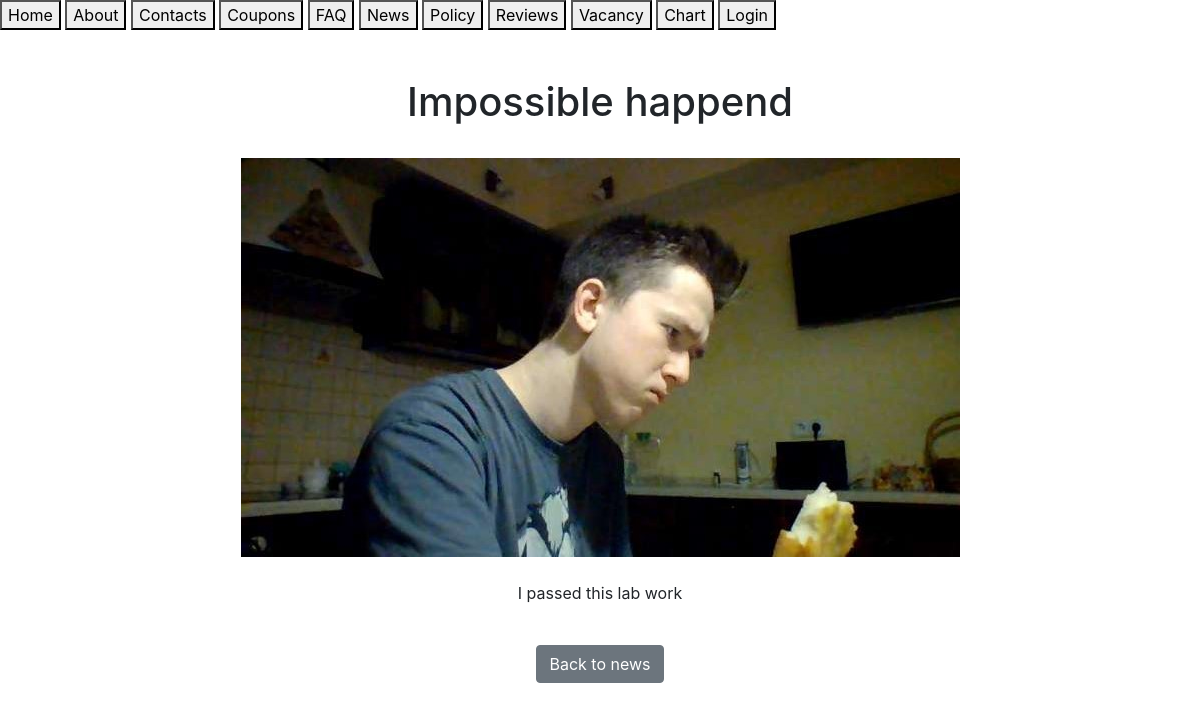
The page /news_detailed/1/ on the database as committed earlier.
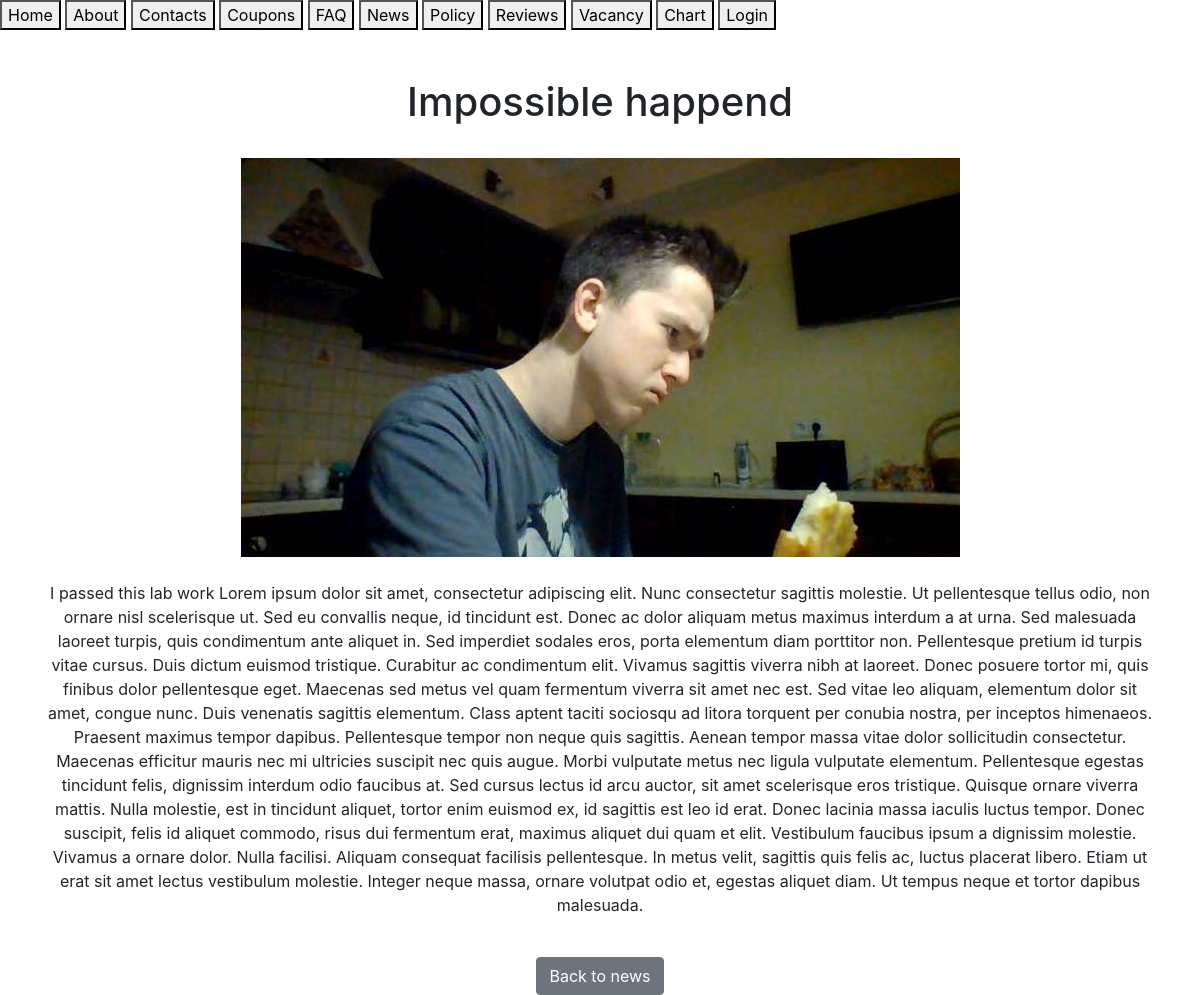
The same page on the database as committed later.
### base/models.py (models this page shows, shortened)
class New(models.Model):
    title = models.CharField(max_length=100, null=False)
    description = models.TextField(null=False)
    image = models.ImageField(upload_to='news_images/')

### base/views.py (the view)
# urls.py: path('news_detailed/<int:news_id>/', views.news_detailed, name='news_detailed'),
def news_detailed(request, news_id):
    news_item = get_object_or_404(New, id=news_id)
    return render(request, 'base/news_detailed.html', {'news_item': news_item})

### base/templates/base/news_detailed.html (shortened to what this page needs)
<!DOCTYPE html>
<html lang="ru">
    <head>
        <link href="https://stackpath.bootstrapcdn.com/bootstrap/4.5.2/css/bootstrap.min.css" rel="stylesheet">
    </head>
<body>
    {% include 'navbar.html' %}
    <div class="container mt-5">
        <div class="text-center">
            <h1>{{ news_item.title }}</h1>
            <img src="{{ news_item.image.url }}" class="img-fluid my-4" alt="{{ news_item.title }}">
            <p>{{ news_item.description }}</p>
            <a href="{% url 'news' %}" class="btn btn-secondary mt-4">Back to news</a>
        </div>
    </div>
</body>
</html>

Rows that differ between the two databases and show on the page:
changed New "Impossible happend": description "I passed this lab work" → "I passed this lab work Lorem ipsum dolor sit amet, consectetur adipiscing elit. Nunc consectetur sagittis molestie. Ut pellentesque tellus odio, non ornare nisl scelerisque ut. Sed eu convallis neque, id tincidunt est. Donec ac dolor aliquam metus maximus interdum a at urna. Sed malesuada laoreet turpis, quis condimentum ante aliquet in. Sed imperdiet sodales eros, porta elementum diam porttitor non. Pellentesque pretium id turpis vitae cursus. Duis dictum euismod tristique. Curabitur ac condimentum elit. Vivamus sagittis viverra nibh at laoreet. Donec posuere tortor mi, quis finibus dolor pellentesque eget. Maecenas sed metus vel quam fermentum viverra sit amet nec est. Sed vitae leo…"
